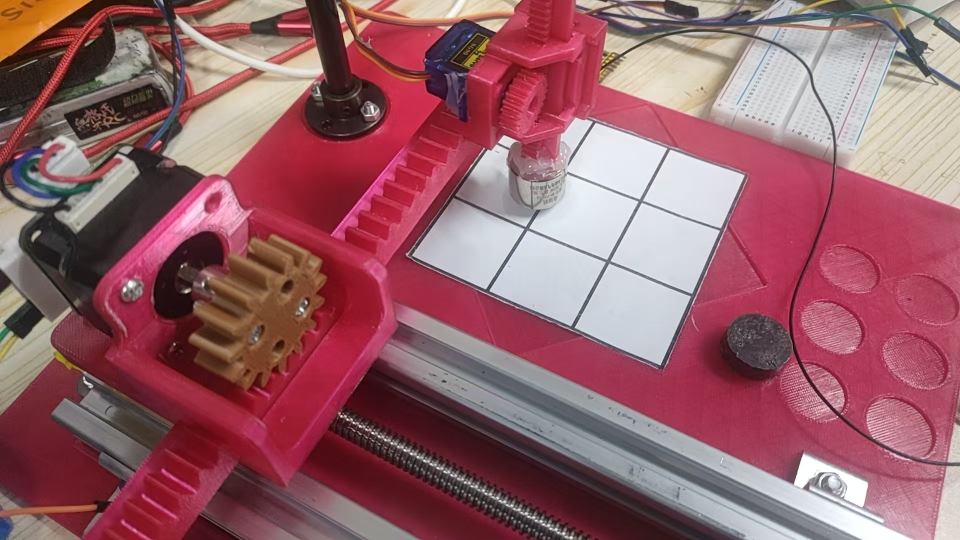
#> input picture image.jpg, 1920 x 1080 px (shown at 1/2 size)
$ python classifier.py image.jpg
#> lines starting #> are read from the running program, lines starting #| are printed output that depends on the picture; after the words box and inside, x2 and y2 are one past the last pixel; in counts of white or black regions, pixels touching at a corner belong together
#> further down, img is the input picture: shape (1080, 1920, 3); mean B, G, R 104.7, 96.6, 149.6
from __future__ import annotations

"""
棋子识别：9 格切分 → 全格 HSV mask 占比 → 帧内相对阈值 → 逻辑校验。

棋盘: 纸白底黑线 (白底: 高V低S)
棋子: 铁色 + 红色 (阈值由 tools/tune_hsv.py 实测调定)

策略:
  1. 圆形度低 + 高V低S → 空白 (白纸)
  2. 计算每格铁色/红色 mask 占比（全格，不裁 ROI）
  3. 占比显著高于 9 格中位数者为对应棋子（相对阈值，抗光照波动）
  4. 按棋子数量 (铁4红3) 取 Top-K 格

依赖 detector.py 输出的棋盘正视图。
"""

import cv2
import numpy as np

from config import (
    CLASSIFIER_EMPTY_V_HIGH,
    CLASSIFIER_EMPTY_V_MID,
    CLASSIFIER_EMPTY_S_MAX,
    CLASSIFIER_IRON_H_LOW,
    CLASSIFIER_IRON_H_HIGH,
    CLASSIFIER_IRON_S_LOW,
    CLASSIFIER_IRON_S_HIGH,
    CLASSIFIER_IRON_V_LOW,
    CLASSIFIER_IRON_V_HIGH,
    CLASSIFIER_RED_H_LOW,
    CLASSIFIER_RED_H_HIGH,
    CLASSIFIER_RED_S_LOW,
    CLASSIFIER_RED_S_HIGH,
    CLASSIFIER_RED_V_LOW,
    CLASSIFIER_RED_V_HIGH,
    CLASSIFIER_CIRCULARITY_MIN,
    CLASSIFIER_MASK_RATIO_MIN,
    CLASSIFIER_VALIDATE_RETRY,
)

EMPTY = 0  # 空格
IRON  = 1  # 铁色棋子
RED   = 2  # 红色棋子

# 为兼容 ai_engine 中的 BLACK/WHITE 命名，保留别名
BLACK = IRON
WHITE = RED


class CellClassifier:

    def __init__(self):
        pass

    # ================================================================
    # 公开 API
    # ================================================================

    def classify(
        self, board_img: np.ndarray, prev_grid: list[int] | None = None
    ) -> tuple[list[int], list[float]]:
        """
        参数:
            board_img: 正方形棋盘正视图 (来自 BoardDetector)
            prev_grid: 上一帧状态数组 (逻辑校验用)

        返回:
            grid:       9 元素 [0空/1铁色/2红色]
            confidence: 每格置信度 [0.0~1.0]
        """
        cells = self._split_cells(board_img)

        # 第一遍：计算每格的 iron_ratio / red_ratio
        ratios = [self._compute_ratios(cell) for cell in cells]

        grid = []
        confs = []

        for r in ratios:
            iron_r, red_r = r["iron_ratio"], r["red_ratio"]
            iron_ok = iron_r >= CLASSIFIER_MASK_RATIO_MIN
            red_ok = red_r >= CLASSIFIER_MASK_RATIO_MIN
            circ = r["circularity"]
            v_mean = r["v_mean"]
            s_mean = r["s_mean"]

            # 空白快速判定
            if not iron_ok and not red_ok:
                if circ < CLASSIFIER_CIRCULARITY_MIN:
                    if v_mean > CLASSIFIER_EMPTY_V_HIGH and s_mean < CLASSIFIER_EMPTY_S_MAX:
                        grid.append(EMPTY); confs.append(0.95); continue
                    if v_mean > CLASSIFIER_EMPTY_V_MID:
                        grid.append(EMPTY); confs.append(0.7); continue
                grid.append(EMPTY); confs.append(0.5); continue

            if iron_ok and not red_ok:
                grid.append(IRON)
                confs.append(min(iron_r * 3, 0.95))
            elif red_ok and not iron_ok:
                grid.append(RED)
                confs.append(min(red_r * 3, 0.95))
            elif iron_ok and red_ok:
                if iron_r > red_r:
                    grid.append(IRON); confs.append(0.7)
                else:
                    grid.append(RED); confs.append(0.7)
            else:
                grid.append(EMPTY); confs.append(0.5)

        if prev_grid is not None and not self._validate(prev_grid, grid):
            # 校验失败：棋子消失/变色/数量异常 → 保守返回旧状态
            return prev_grid.copy(), [0.5] * 9

        return grid, confs

    # ================================================================
    # 格子切分
    # ================================================================

    @staticmethod
    def _split_cells(board_img: np.ndarray) -> list[np.ndarray]:
        h, w = board_img.shape[:2]
        cell_h = h // 3
        cell_w = w // 3
        cells = []
        for row in range(3):
            for col in range(3):
                y1 = row * cell_h
                y2 = y1 + cell_h
                x1 = col * cell_w
                x2 = x1 + cell_w
                cells.append(board_img[y1:y2, x1:x2])
#> after the loop, cells = 9 items
        return cells

    # ================================================================
    # Mask 计算
    # ================================================================

    @staticmethod
    def _hsv_mask(hsv: np.ndarray, h_low, h_high, s_low, s_high, v_low, v_high) -> np.ndarray:
        """生成 HSV mask，自动处理 H 跨 0/180 边界。"""
#> called with h_low = 80, h_high = 150, s_low = 110, s_high = 255, v_low = 80, v_high = 185
        if h_low <= h_high:
            return cv2.inRange(hsv, np.array([h_low, s_low, v_low]), np.array([h_high, s_high, v_high]))
#> returned value: shape (360, 640); 0.58% white; 23 white regions (20 under 20 px), largest, box (x1, y1, x2, y2) and area: (25, 297, 88, 360) 1207, (322, 249, 334, 264) 37, (303, 273, 315, 285) 31
        else:
            m1 = cv2.inRange(hsv, np.array([h_low, s_low, v_low]), np.array([180, s_high, v_high]))
            m2 = cv2.inRange(hsv, np.array([0, s_low, v_low]), np.array([h_high, s_high, v_high]))
            return cv2.bitwise_or(m1, m2)

    @staticmethod
    def _compute_ratios(cell: np.ndarray) -> dict:
        """计算单格的铁色/红色 mask 占比及相关统计量（全格，不裁 ROI）。"""
        hsv = cv2.cvtColor(cell, cv2.COLOR_BGR2HSV)
        h, w = cell.shape[:2]
        total = h * w

        iron_mask = CellClassifier._hsv_mask(hsv,
            CLASSIFIER_IRON_H_LOW, CLASSIFIER_IRON_H_HIGH,
            CLASSIFIER_IRON_S_LOW, CLASSIFIER_IRON_S_HIGH,
            CLASSIFIER_IRON_V_LOW, CLASSIFIER_IRON_V_HIGH,
        )
        red_mask = CellClassifier._hsv_mask(hsv,
            CLASSIFIER_RED_H_LOW, CLASSIFIER_RED_H_HIGH,
            CLASSIFIER_RED_S_LOW, CLASSIFIER_RED_S_HIGH,
            CLASSIFIER_RED_V_LOW, CLASSIFIER_RED_V_HIGH,
        )

        gray = cv2.cvtColor(cell, cv2.COLOR_BGR2GRAY)
        _, thresh = cv2.threshold(gray, 0, 255, cv2.THRESH_BINARY + cv2.THRESH_OTSU)
        contours, _ = cv2.findContours(thresh, cv2.RETR_EXTERNAL, cv2.CHAIN_APPROX_SIMPLE)
        circ = 0.0
        if contours:
            largest = max(contours, key=cv2.contourArea)
            area = cv2.contourArea(largest)
            peri = cv2.arcLength(largest, True)
            if peri > 0:
                circ = 4 * np.pi * area / (peri * peri)

        return {
            "iron_ratio": np.count_nonzero(iron_mask) / total,
            "red_ratio": np.count_nonzero(red_mask) / total,
            "circularity": circ,
            "v_mean": float(np.mean(hsv[:, :, 2])),
            "s_mean": float(np.mean(hsv[:, :, 1])),
        }

    # ================================================================
    # 逻辑校验
    # ================================================================

    # [29 lines left out: function _validate, not called in this run]


# ============================================================
# 自测
# ============================================================
if __name__ == "__main__":
    import sys

    if len(sys.argv) < 2:
        print("Usage: python classifier.py <board_image_path>")
        print("Requires a straightened square board image.")
        sys.exit(1)

    img = cv2.imread(sys.argv[1])
    if img is None:
        print(f"Failed to load: {sys.argv[1]}")
        sys.exit(1)

    cc = CellClassifier()
    grid, confs = cc.classify(img)
#> in _compute_ratios (call 2), `contours, _ = cv2.findContours(thresh, cv2.RETR_EXTERNAL, cv2.CHAIN_AP..`: contours = 142 contours, 107 with area under 20; largest, box (x1, y1, x2, y2) and area: (426, 234, 640, 360) 17419, (52, 0, 403, 46) 9967, (559, 93, 640, 198) 4500, (296, 289, 380, 360) 3811, (563, 64, 640, 125) 1958
#> in _compute_ratios (call 3), `_, thresh = cv2.threshold(gray, 0, 255, cv2.THRESH_BINARY + cv2.THRESH..`:
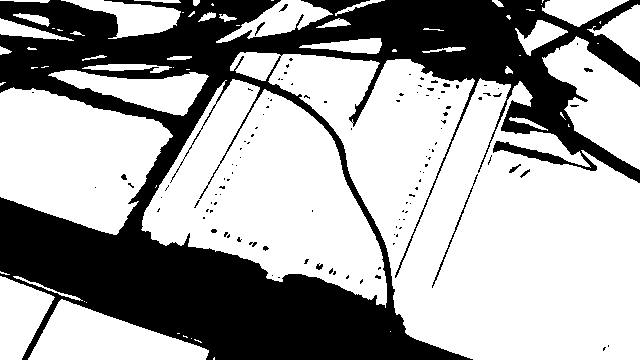
#> thresh: shape (360, 640); 64.3% white; 114 black regions (101 under 20 px)
#> in _compute_ratios (call 3), `contours, _ = cv2.findContours(thresh, cv2.RETR_EXTERNAL, cv2.CHAIN_AP..`: contours = 66 contours, 35 with area under 20; largest, box (x1, y1, x2, y2) and area: (230, 52, 640, 360) 68480, (141, 79, 387, 308) 30725, (0, 87, 173, 235) 17254, (542, 36, 640, 170) 6613, (28, 299, 209, 360) 6042
#> in _compute_ratios (call 3), `largest = max(contours, key=cv2.contourArea)`: largest = contour of 1237 points, box (x1, y1, x2, y2) (230, 52, 640, 360), area 68480
#> in _compute_ratios (call 3), `area = cv2.contourArea(largest)`: area = 68480
#> in _compute_ratios (call 3), `peri = cv2.arcLength(largest, True)`: peri = 2615.1
#> in _compute_ratios (call 3), `circ = 4 * np.pi * area / (peri * peri)`: circ = 0.126
#> in _compute_ratios (call 4), `_, thresh = cv2.threshold(gray, 0, 255, cv2.THRESH_BINARY + cv2.THRESH..`:
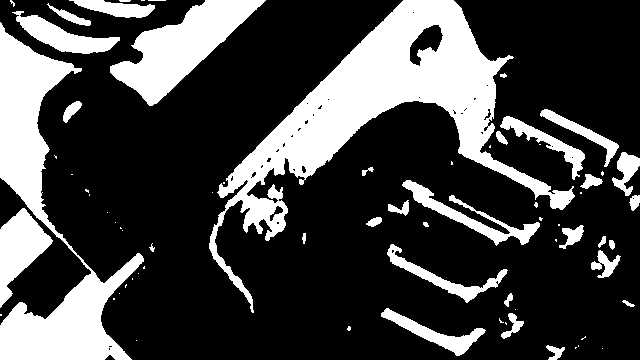
#> thresh: shape (360, 640); 26.7% white; 71 white regions (38 under 20 px)
#> in _compute_ratios (call 4), `contours, _ = cv2.findContours(thresh, cv2.RETR_EXTERNAL, cv2.CHAIN_AP..`: contours = 71 contours, 42 with area under 20; largest, box (x1, y1, x2, y2) and area: (209, 0, 575, 313) 24866, (0, 22, 144, 360) 14380, (110, 0, 266, 106) 6537, (0, 208, 53, 308) 2486, (12, 11, 120, 54) 1676
#> in _compute_ratios (call 4), `largest = max(contours, key=cv2.contourArea)`: largest = contour of 853 points, box (x1, y1, x2, y2) (209, 0, 575, 313), area 24866
#> in _compute_ratios (call 4), `area = cv2.contourArea(largest)`: area = 24866.5
#> in _compute_ratios (call 4), `peri = cv2.arcLength(largest, True)`: peri = 1949.6
#> in _compute_ratios (call 4), `circ = 4 * np.pi * area / (peri * peri)`: circ = 0.0822
#> in _compute_ratios (call 5), `_, thresh = cv2.threshold(gray, 0, 255, cv2.THRESH_BINARY + cv2.THRESH..`:
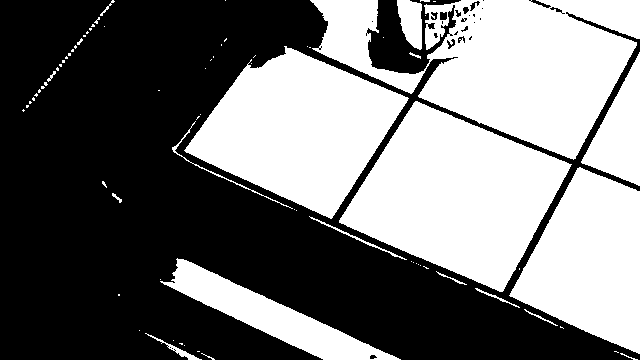
#> thresh: shape (360, 640); 45.1% white; 77 white regions (58 under 20 px)
#> in _compute_ratios (call 5), `contours, _ = cv2.findContours(thresh, cv2.RETR_EXTERNAL, cv2.CHAIN_AP..`: contours = 77 contours, 61 with area under 20; largest, box (x1, y1, x2, y2) and area: (310, 0, 640, 160) 28478, (339, 101, 572, 292) 24714, (184, 46, 409, 219) 21368, (509, 167, 640, 354) 15346, (160, 258, 401, 360) 6481
#> in _compute_ratios (call 5), `largest = max(contours, key=cv2.contourArea)`: largest = contour of 750 points, box (x1, y1, x2, y2) (310, 0, 640, 160), area 28478
#> in _compute_ratios (call 5), `area = cv2.contourArea(largest)`: area = 28477.5
#> in _compute_ratios (call 5), `peri = cv2.arcLength(largest, True)`: peri = 1576.2
#> in _compute_ratios (call 5), `circ = 4 * np.pi * area / (peri * peri)`: circ = 0.144
#> in _compute_ratios (call 6), `gray = cv2.cvtColor(cell, cv2.COLOR_BGR2GRAY)`:
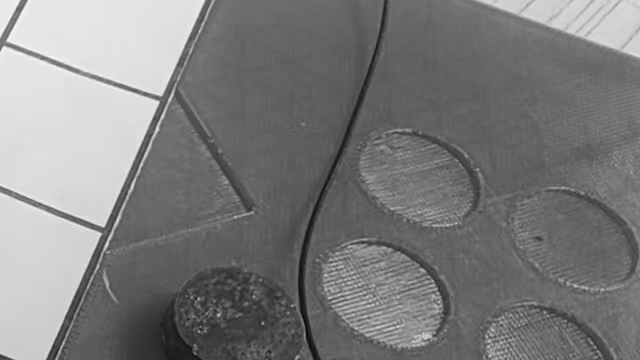
#> gray: shape (360, 640); min 9, max 251, mean 125
#> in _compute_ratios (call 6), `_, thresh = cv2.threshold(gray, 0, 255, cv2.THRESH_BINARY + cv2.THRESH..`:
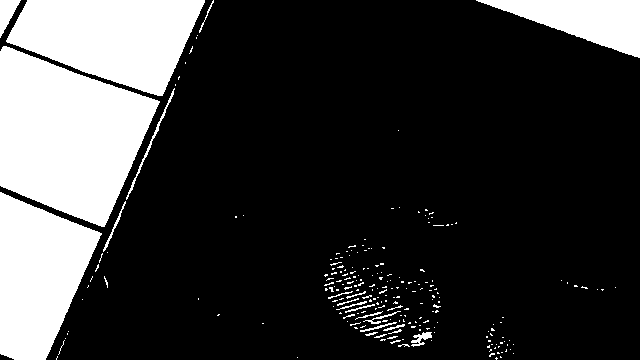
#> thresh: shape (360, 640); 22% white; 227 white regions (203 under 20 px)
#> in _compute_ratios (call 6), `contours, _ = cv2.findContours(thresh, cv2.RETR_EXTERNAL, cv2.CHAIN_AP..`: contours = 227 contours, 213 with area under 20; largest, box (x1, y1, x2, y2) and area: (0, 46, 160, 227) 18768, (6, 0, 205, 96) 12466, (0, 192, 102, 360) 11170, (476, 0, 640, 58) 4684, (0, 0, 21, 38) 361
#> in _compute_ratios (call 6), `largest = max(contours, key=cv2.contourArea)`: largest = contour of 308 points, box (x1, y1, x2, y2) (0, 46, 160, 227), area 18768
#> in _compute_ratios (call 6), `area = cv2.contourArea(largest)`: area = 18768
#> in _compute_ratios (call 6), `peri = cv2.arcLength(largest, True)`: peri = 587.8
#> in _compute_ratios (call 6), `circ = 4 * np.pi * area / (peri * peri)`: circ = 0.683
#> in _compute_ratios (call 7), `hsv = cv2.cvtColor(cell, cv2.COLOR_BGR2HSV)`:
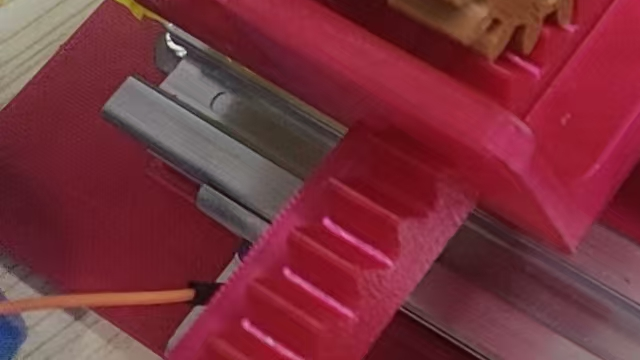
#> cell: shape (360, 640, 3); mean of channels 0, 1, 2 59.6, 48.9, 121.1; drawn as B, G, R
#> in _hsv_mask (call 13), `return cv2.inRange(hsv, np.array([h_low, s_low, v_low]), np.array([h_h..`:
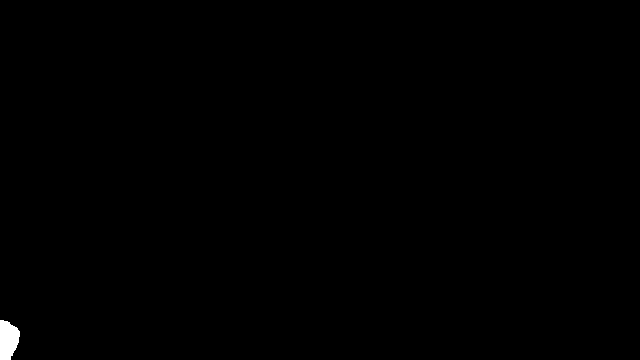
#> returned value: shape (360, 640); 0.27% white; 1 white region
#> in _compute_ratios (call 7), `contours, _ = cv2.findContours(thresh, cv2.RETR_EXTERNAL, cv2.CHAIN_AP..`: contours = 141 contours, 107 with area under 20; largest, box (x1, y1, x2, y2) and area: (0, 264, 194, 360) 8341, (103, 76, 290, 229) 7933, (0, 0, 105, 111) 5752, (484, 283, 640, 360) 4845, (323, 215, 455, 308) 3187
#> in _compute_ratios (call 7), `largest = max(contours, key=cv2.contourArea)`: largest = contour of 183 points, box (x1, y1, x2, y2) (0, 264, 194, 360), area 8341
#> in _compute_ratios (call 7), `area = cv2.contourArea(largest)`: area = 8341
#> in _compute_ratios (call 7), `peri = cv2.arcLength(largest, True)`: peri = 729.3
#> in _compute_ratios (call 7), `circ = 4 * np.pi * area / (peri * peri)`: circ = 0.197
#> in _compute_ratios (call 8), `contours, _ = cv2.findContours(thresh, cv2.RETR_EXTERNAL, cv2.CHAIN_AP..`: contours = 132 contours, 115 with area under 20; largest, box (x1, y1, x2, y2) and area: (130, 0, 640, 264) 69008, (0, 249, 203, 360) 11241, (35, 104, 514, 360) 5228, (0, 0, 95, 110) 819, (68, 31, 88, 59) 50
#> in _compute_ratios (call 9), `contours, _ = cv2.findContours(thresh, cv2.RETR_EXTERNAL, cv2.CHAIN_AP..`: contours = 445 contours, 403 with area under 20; largest, box (x1, y1, x2, y2) and area: (0, 107, 640, 360) 49336, (0, 197, 346, 360) 14971, (463, 125, 582, 193) 2428, (452, 98, 527, 149) 1406, (614, 125, 640, 205) 1368
#> in classify, `ratios = [self._compute_ratios(cell) for cell in cells]`: ratios = 9 items
#> the loop in classify, `for r in ratios:` made 9 passes
#> (iron_r, red_r, red_ok, circ, v_mean, s_mean) on passes 1 to 8: (0.00581, 0.29, True, 0.0915, 139.2, 98.37), (0.000846, 0.108, False, 0.154, 163.6, 135.1), (0.000877, 0.17, False, 0.126, 186.9, 41.2), (0.00559, 0.173, False, 0.0822, 121.2, 115.3), (0, 0.05, False, 0.144, 180.5, 93.04), (0, 0.0954, False, 0.683, 180.7, 121.9), (0.0027, 0.161, False, 0.197, 121.3, 154), (0, 0.0534, False, 0.344, 104, 111.8)
#> after the loop in classify, `for r in ratios:`: confs = [0.871, 0.7, 0.7, 0.5, 0.7, 0.7, 0.5, 0.5, 0.714]; grid = [2, 0, 0, 0, 0, 0, 0, 0, 2]
#> grid = [2, 0, 0, 0, 0, 0, 0, 0, 2]; confs = [0.871, 0.7, 0.7, 0.5, 0.7, 0.7, 0.5, 0.5, 0.714]

    syms = ["_", "I", "R"]  # 空 / Iron / Red
    print("Grid state:")
    for row in range(3):
        vals = grid[row * 3 : (row + 1) * 3]
        print(f"  {' '.join(syms[v] for v in vals)}")
#> this loop made 3 passes
#> vals on passes 1 to 3: [2, 0, 0], [0, 0, 0], [0, 0, 2]
#> (printed output is left out)

    print("Confidence:")
    for row in range(3):
        c = confs[row * 3 : (row + 1) * 3]
        print(f"  {' '.join(f'{x:.2f}' for x in c)}")
#> this loop made 3 passes
#> c on passes 1 to 3: [0.871, 0.7, 0.7], [0.5, 0.7, 0.7], [0.5, 0.5, 0.714]
#> (printed output is left out)
